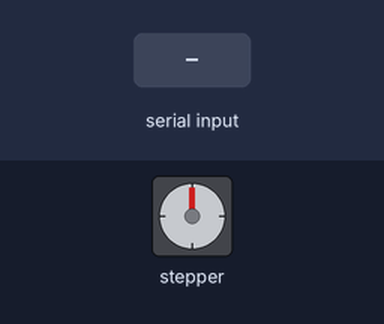
Simulated run of this sketch. Board: Arduino Uno, built with avr-gcc and run on an emulated ATmega328P. On the bench: stepper motor. Inputs (shaded band) come from the test bench. Stepper angles assume 200 steps per turn; what the sketch prints to the serial monitor is not drawn.

Above: at 1.2 s.
1.3 s: byte 0 (TURN_LEFT) received over Serial
At 2.5 s:
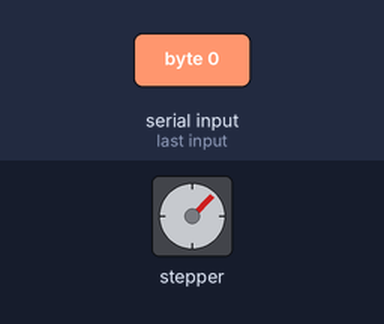
2.9 s: byte 1 (TURN_RIGHT) received over Serial
At 3.7 s:
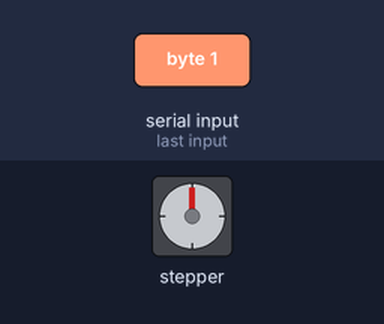
6.0 s: byte 1 (TURN_RIGHT) received over Serial
At 7.2 s:
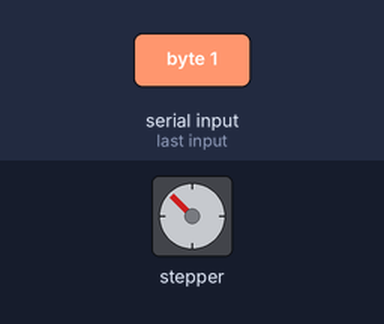
7.6 s: byte 0 (TURN_LEFT) received over Serial
At 8.5 s:
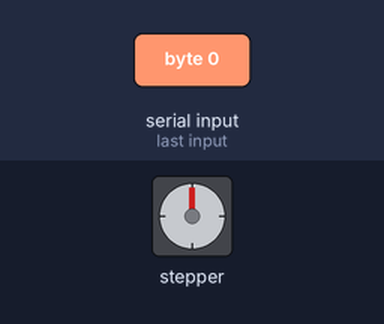
Timing chart, 0 to 10.6 s (numbered marks = the images above; inputs shaded):
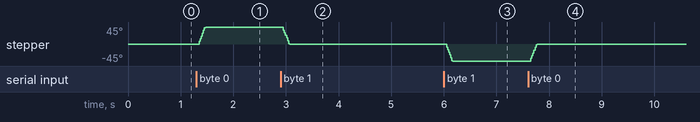

The sketch:

StepMotor_Arduino.ino
```cpp
/*
 Stepper Motor Control - one revolution
 This program drives a unipolar or bipolar stepper motor.
 The motor is attached to digital pins 8 - 11 of the Arduino.
 The motor should revolve one revolution in one direction, then
 one revolution in the other direction.
 Created 11 Mar. 2007
 Modified 30 Nov. 2009
 by Tom Igoe
 */

#include <Stepper.h>
#define TURN_LEFT 0
#define TURN_RIGHT 1

const int stepsPerRevolution = 200;  // change this to fit the number of steps per revolution

// for your motor

// initialize the stepper library on pins 8 through 11:
Stepper myStepper(stepsPerRevolution, 8, 9, 10, 11);

void setup() {
  // set the speed at 60 rpm:
  myStepper.setSpeed(60);
  // initialize the serial port:
  Serial.begin(9600);
}

void loop() {
  // step one revolution  in one direction:
  //myStepper.step(200);
  while(Serial.available())
  {
    int direction = Serial.read();
    int step_num;
    Serial.print(direction);
    delay(50);
    switch(direction)
    {
      case TURN_LEFT :
        step_num = Serial.read();
        Serial.println(step_num);
        myStepper.step(-25*step_num); //왼쪽으로 -25*step_num*1.8도 만큼 회전
        Serial.write(1);
        break;

      case TURN_RIGHT :
        step_num = Serial.read();
        Serial.println(step_num);
        myStepper.step(25*step_num);  //오른쪽으로 25*step_num*1.8도 만큼 회전
        Serial.write(1);
        break;
    }
  }
}
```

Measured:
- after the input at 1.3 s, stepper: turns 45° clockwise in 0.12 s, starting after 0.05 s
- after the input at 2.9 s, stepper: turns 45° counter-clockwise in 0.12 s, starting after 0.05 s
- after the input at 6.0 s, stepper: turns 45° counter-clockwise in 0.12 s, starting after 0.05 s
- after the input at 7.6 s, stepper: turns 45° clockwise in 0.12 s, starting after 0.05 s
